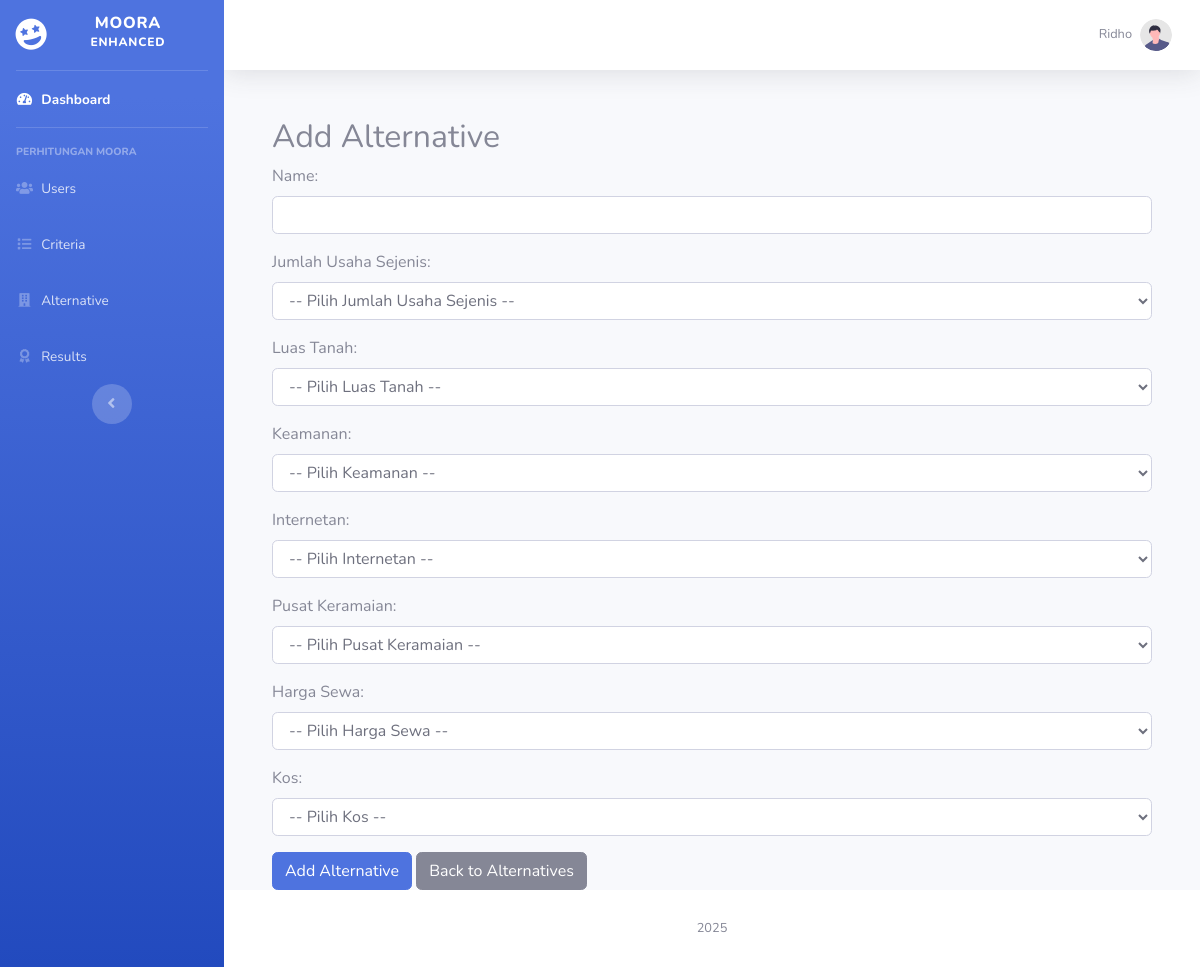
The app's page /pages/add_alternative.php (signed in), older data.
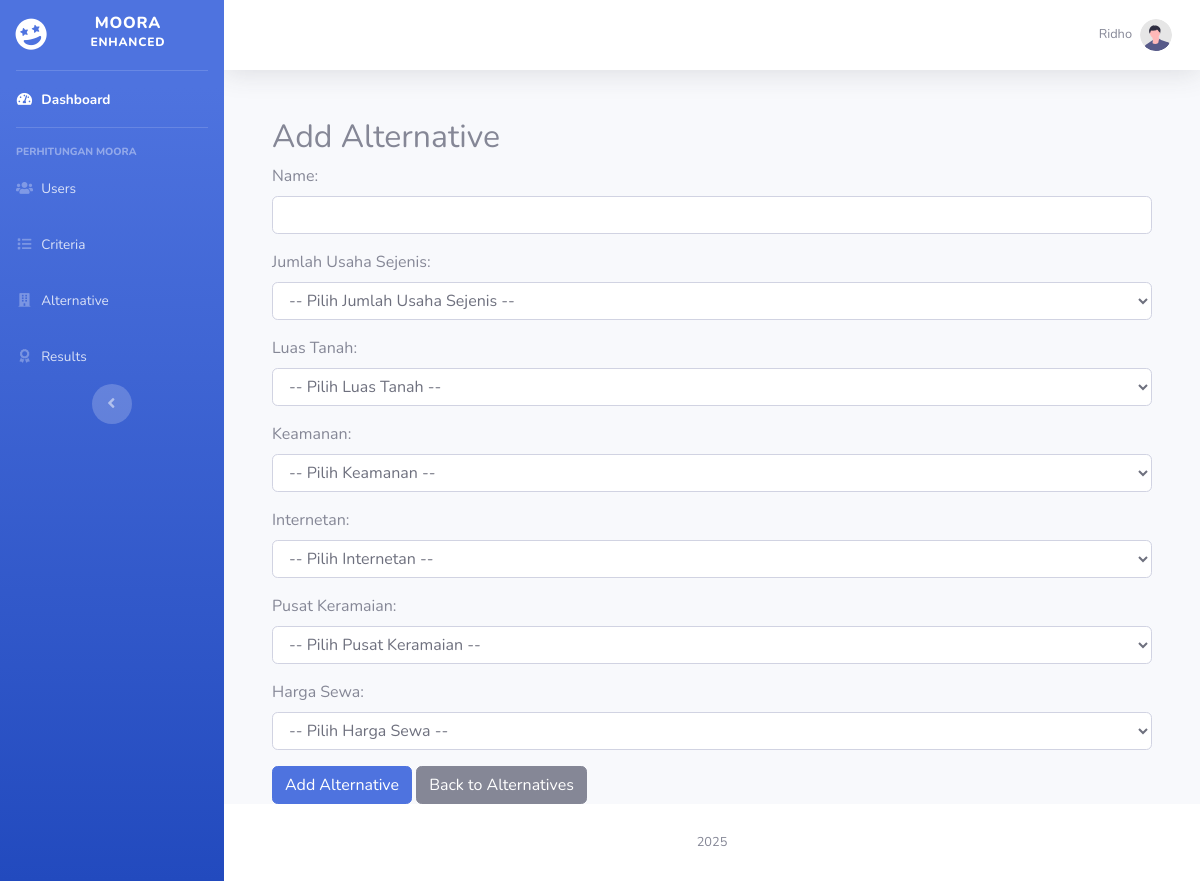
The same page, newer data.
### tables this page shows
CREATE TABLE `criteria` (
  `id` int(11) NOT NULL,
  `code` varchar(10) NOT NULL,
  `name` varchar(25) NOT NULL,
  `description` text DEFAULT NULL,
  `type` enum('Cost','Benefit') NOT NULL,
  `weight` decimal(5,2) NOT NULL
);

### pages/add_alternative.php (the view, shortened to what this page needs)
<?php
include '../includes/db.php';
$sql_criteria = "SELECT * FROM criteria";
$result_criteria = $conn->query($sql_criteria);
include '../includes/header.php';
?>
<div class="container mt-5">
    <h2>Add Alternative</h2>
    <form method="post">
        <div class="mb-3">
            <label for="name" class="form-label">Name:</label>
            <input type="text" class="form-control" id="name" name="name" required>
        </div>
        <?php
        if ($result_criteria->num_rows > 0) {
            while ($row = $result_criteria->fetch_assoc()) {
                $criterion_id = $row['id'];
                echo "<div class='mb-3'>
                        <label for='value_{$criterion_id}' class='form-label'>{$row['name']}:</label>
                        <select class='form-control' id='value_{$criterion_id}' name='values[{$criterion_id}]' required>
                        <option value=''>-- Pilih {$row['name']} --</option>
                        ";
                echo "      </select>
                      </div>";
            }
        }
        ?>
        <button type="submit" class="btn btn-primary">Add Alternative</button>
        <a href="alternatives.php" class="btn btn-secondary">Back to Alternatives</a>
    </form>
</div>
<?php include '../includes/sidebar.php'; ?>

Row changes from the older to the newer data that the page shows:
removed criteria: name "Kos"
